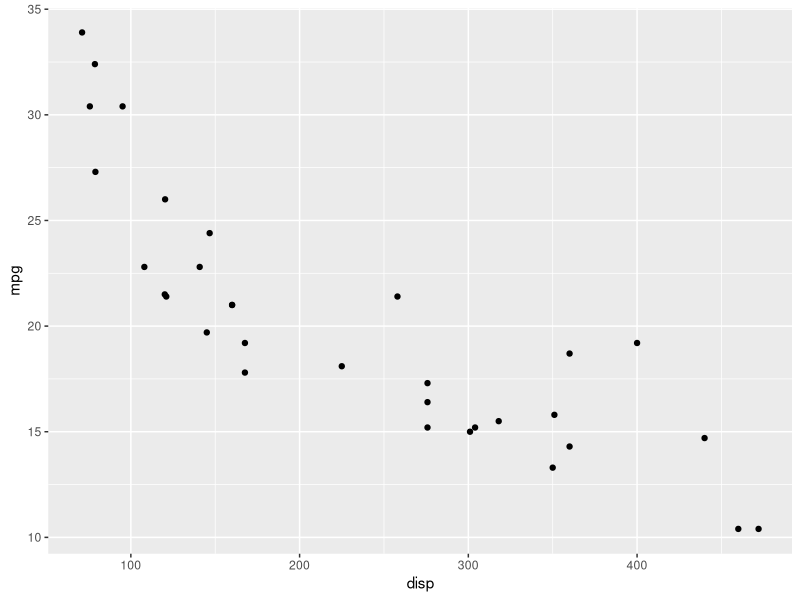

This figure's R source:
## opgave 1
V <- seq(2,10,by=2)

## opgave 2
V1<- V[3]<3

##opgave 3
V2 <- rev(V)/2

##opgave 4
a <- 5
e <- 7
V3 <- 5>7

##opgave 5
alpha <- round(log(150))
beta <- 50/10

V4<- alpha==beta

##opgave 6
library(ggplot2)

ggplot() + geom_point(data = mtcars, aes(x = disp, y = mpg))

##her har jeg lavet en ændring igen
